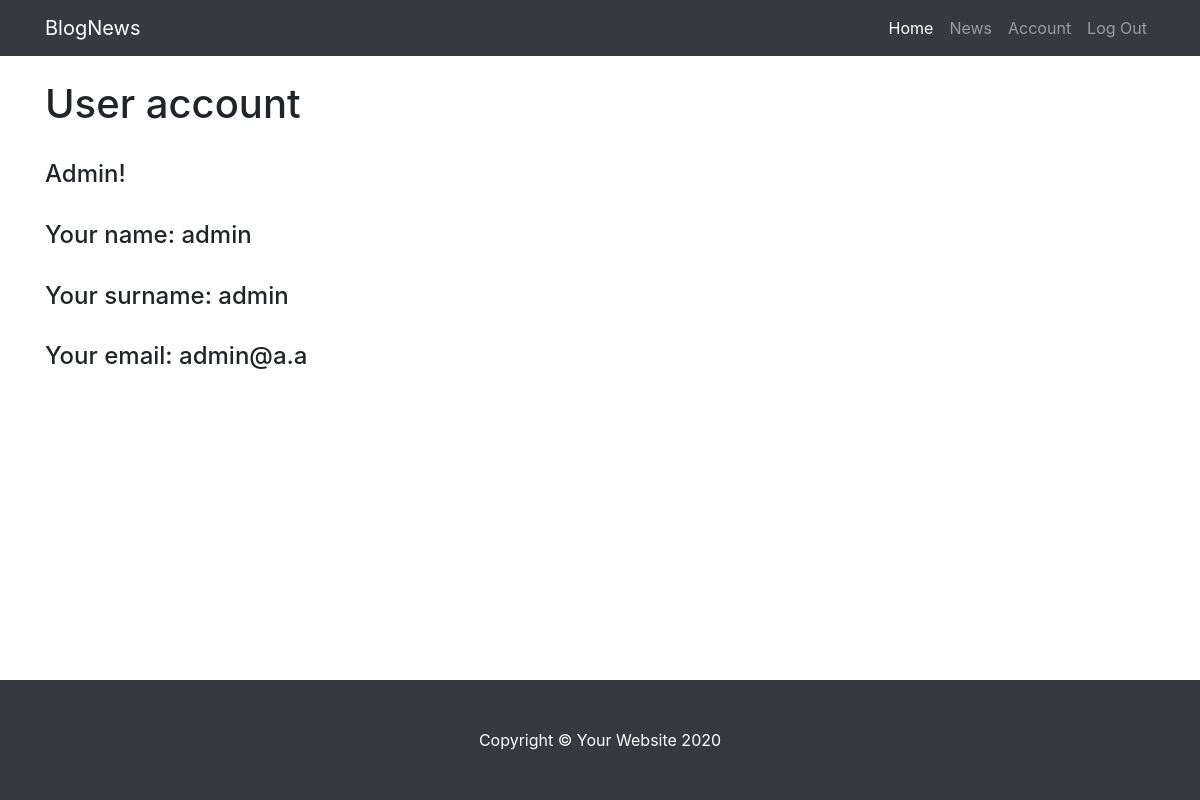
Page /account (signed in) on the committed database.
### tables this page shows
CREATE TABLE `users` (
  `id` int(11) NOT NULL,
  `name` varchar(255) NOT NULL,
  `surname` varchar(255) NOT NULL,
  `email` varchar(255) NOT NULL,
  `password` varchar(255) NOT NULL,
  `role` varchar(30) DEFAULT NULL
);

### config/routes.php (called while the page is built)
<?php
return array(
    'news/([0-9]+)' => 'news/view/$1',
    'news/edit/([0-9]+)' => 'news/edit/$1',
    'news' => 'news/catalog',
    'account/edit' => 'account/edit',
    'account' => 'account/index',
    'user/logout' => 'user/logout',
    'user/login' => 'user/login',
    'user/register' => 'user/register',
    '' => 'main/index',
);

### controllers/AccountController.php (called while the page is built)
<?php
include_once ROOT . '/models/User.php';
class AccountController{
    public function actionIndex(){
        $userId = $_SESSION['user'];
        $user = User::getUserById($userId);
        require_once ROOT . '/views/account/index.php';
        return true;
    }
}

### index.php (called while the page is built, shortened)
<?php
require_once(ROOT.'/components/Router.php');
$router = new Router();
$router -> run();

### models/User.php (called while the page is built, shortened)
<?php
class User
{
    public static function getUserById($id){
        $db = Db::getConnection();
        $sql = 'SELECT * FROM users WHERE id = :id';
        $result = $db->prepare($sql);
        $result->setFetchMode(PDO::FETCH_ASSOC);
        $result->execute([':id' => $id]);
        return $result->fetch();
    }
}

### views/account/index.php (the view, shortened to what this page needs)
<?php include ROOT . '/views/layouts/header.php';?>
<div class="container" style="min-height: calc(100vh - 176px);">
  <div class="row">
    <div class="col-lg-8">
      <h1 class="mt-4">User account</h1>
      <br>
      <?php if(isset($_SESSION['admin'])):?>
      <h4>Admin!</h4>
      <br>
      <?php endif;?>
      <h4>Your name: <?php echo $user['name']; ?></h4>
      <br>
      <h4>Your surname: <?php echo $user['surname']; ?></h4>
      <br>
      <h4>Your email: <?php echo $user['email']; ?></h4>
      <br>
    </div>
  </div>
</div>
<footer class="py-5 bg-dark">
  <div class="container">
    <p class="m-0 text-center text-white">Copyright &copy; Your Website 2020</p>
  </div>
</footer>
</body>
</html>

### components/Router.php (shortened to what this page needs)
<?php
class Router
{
    private $routes;
    public function __construct()
    {
        $routesPath = ROOT . '/config/routes.php';
        $this->routes = include($routesPath);
    }
    private function getURI()
    {
        if (!empty($_SERVER['REQUEST_URI'])) {
            return trim($_SERVER['REQUEST_URI'], '/');
        }
    }
    public function run()
    {
        $uri = $this->getURI();
        foreach ($this->routes as $uriPattern => $path) {
            if (preg_match("~$uriPattern~", $uri)) {
                $internalRoute = preg_replace("~$uriPattern~", $path, $uri);
                $segments = explode('/', $internalRoute);
                $controllerName = ucfirst(array_shift($segments) . 'Controller');
                $actionName = 'action' . ucfirst(array_shift($segments));
                $parametrs = $segments;
                $controllerFile = ROOT . '/controllers/' . $controllerName . '.php';
                if (file_exists($controllerFile)) {
                    $controllerObject = new $controllerName;
                    if (method_exists($controllerObject, $actionName)) {
                        $result = call_user_func_array(array($controllerObject, $actionName), $parametrs);
                    } else {
                        require_once(ROOT . '/views/site/404.php');
                        exit;
                    }
                } else {
                    require_once(ROOT . '/views/site/404.php');
                    exit;
                }
                if ($result != null) {
                    break;
                }
            }
        }
    }
}

### views/layouts/header.php (shortened to what this page needs)
<?php require_once ROOT . '/models/User.php'; ?>
<!DOCTYPE html>
<html lang="en">
<head>
  <link href="/template/vendor/bootstrap/css/bootstrap.min.css" rel="stylesheet">
  <link href="/template/css/blog-home.css" rel="stylesheet">
</head>
<body>
  <nav class="navbar navbar-expand-lg navbar-dark bg-dark fixed-top">
    <div class="container">
      <a class="navbar-brand" href="/">BlogNews</a>
      <div class="collapse navbar-collapse" id="navbarResponsive">
        <ul class="navbar-nav ml-auto">
          <li class="nav-item active">
            <a class="nav-link" href="/">Home
            </a>
          </li>
          <li class="nav-item">
            <a class="nav-link" href="/news">News</a>
          </li>
          <li class="nav-item">
            <a class="nav-link" href="/account">Account</a>
          </li>
          <li class="nav-item">
            <a class="nav-link" href="/user/logout">Log Out</a>
          </li>
        </ul>
      </div>
    </div>
  </nav>

### template/css/blog-home.css (style rules this page uses)
body { padding-top: 56px; }

### rows in the picture
users: name "admin", surname "admin", email "admin@a.a"
